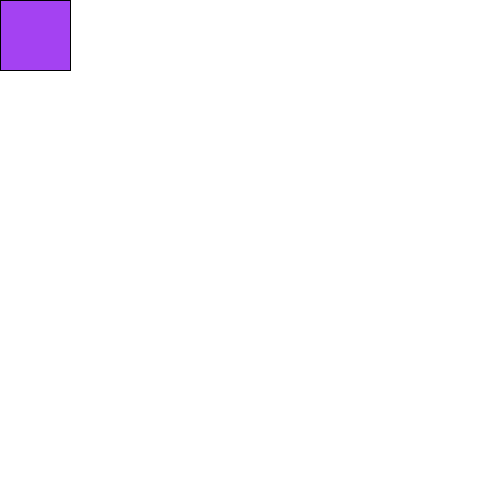
Frame 1 (no input)
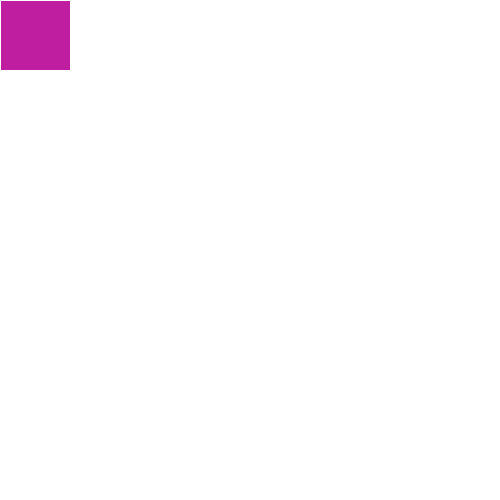
Frame 60 (the mouse pressed at the canvas centre just before this capture)
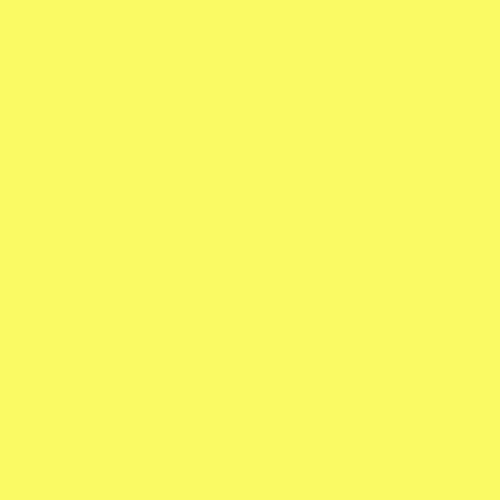
Frame 120 (the mouse held since frame 60 and released just before this capture)

The Processing sketch that drew these frames (run headless with seeded random() and noise(); from frame 60 on, the mouse is pressed at the canvas centre):

// Processing sketch: processing_12277
// ── processing_12277.pde

//rainbow boxes-sandychen
//9/16/10 
void setup()
{
     background(255);
  size(500,500);

  smooth();
}
void draw()
{
  fill(random(255),random(255),random(255));
  rect(mouseX,mouseY,70,70);
  stroke(255);

  if(mousePressed)
{
  background(mouseX,mouseY,100);
}
}
